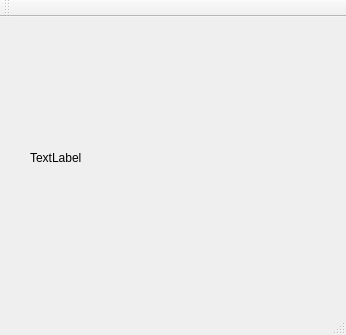
<?xml version="1.0" encoding="UTF-8"?>
<ui version="4.0">
 <class>MainWindow</class>
 <widget class="QMainWindow" name="MainWindow">
  <property name="geometry">
   <rect>
    <x>0</x>
    <y>0</y>
    <width>346</width>
    <height>335</height>
   </rect>
  </property>
  <property name="windowTitle">
   <string>MainWindow</string>
  </property>
  <widget class="QWidget" name="centralWidget">
   <widget class="QLabel" name="label">
    <property name="geometry">
     <rect>
      <x>30</x>
      <y>30</y>
      <width>261</width>
      <height>221</height>
     </rect>
    </property>
    <property name="text">
     <string>TextLabel</string>
    </property>
   </widget>
  </widget>
  <widget class="QMenuBar" name="menuBar">
   <property name="geometry">
    <rect>
     <x>0</x>
     <y>0</y>
     <width>346</width>
     <height>21</height>
    </rect>
   </property>
  </widget>
  <widget class="QToolBar" name="mainToolBar">
   <attribute name="toolBarArea">
    <enum>TopToolBarArea</enum>
   </attribute>
   <attribute name="toolBarBreak">
    <bool>false</bool>
   </attribute>
  </widget>
  <widget class="QStatusBar" name="statusBar"/>
 </widget>
 <layoutdefault spacing="6" margin="11"/>
 <resources/>
 <connections/>
</ui>
